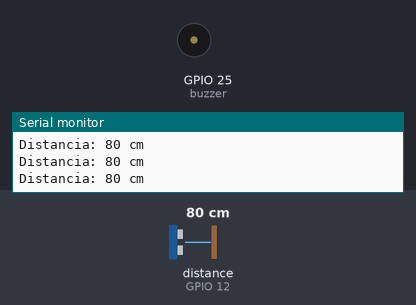
This sketch was run on a simulated ESP32. On the bench: buzzer (waves = sounding), the last lines printed to the serial monitor. Wiring (inferred from the names in the program): ultrasonic range finder: trigger GPIO 13; echo GPIO 12. The inputs (shaded band) are chosen by the test bench; at power-on: distance to the obstacle (sensor on GPIO 12) 80 cm. The echo pulse lasts 58.3 µs per cm; WiFi joins after 1.5 s; servers stay silent unless stated; a WiFi scan finds three made-up networks; uploads are accepted with an empty reply.

Above: at 4.9 s.
5.0 s: distance to the obstacle (sensor on GPIO 12) set to 44 cm
6.5 s: distance to the obstacle (sensor on GPIO 12) set to 36 cm
At 6.78 s:
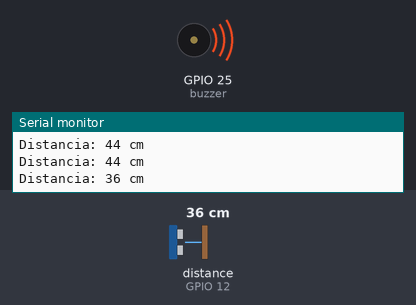
Timing chart, 0 to 15.5 s (numbered marks = the images above; inputs shaded):
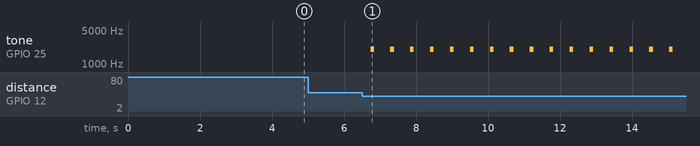

The sketch:

Finally_Proyect_Doc.ino
```cpp
#include <WiFi.h>
#include <WiFiUdp.h>
#include <HTTPClient.h>
#include <ArduinoJson.h>

// Variables para conexión Wi-Fi
const char* ssid = "BocaEfa";
const char* password = "amigo123";

// Dirección IP y puertos UDP
const char* udpAddress = "192.168.255.189";  // IP del PC
// const char* udpAddress = "192.168.58.189";  // IP del Raspberry PI
const int udpPort_Ultrasonic = 4211;  // Puerto para el sensor ultrasónico
const int udpPort_GPS = 4210;  // Puerto para las coordenadas GPS

// Clave de API de Google Maps
const String googleMapsApiKey = "API KEY";  // Reemplaza con tu clave de API

// Pines para el sensor ultrasónico
const int Trigger = 13;  // Pin D13 para Trigger
const int Echo = 12;     // Pin D12 para Echo
const int buzzer = 25;   // Pin del buzzer (usando el pin digital 25)

// Variables para la ubicación GPS
float lat = 0.0; // Latitud
float lng = 0.0; // Longitud
bool ubicacionEnviada = false; // Bandera para verificar si se ha enviado la ubicación
unsigned long previousMillis = 0; // Guardar el tiempo anterior
const long interval = 40000; // Intervalo de 10 segundos para enviar ubicación

// Inicialización de objetos
WiFiUDP udp; // Objeto UDP

// Variables para el ultrasonido
unsigned long previousDistanceMillis = 0; // Temporizador para medición ultrasónica
const long distanceInterval = 500; // Intervalo de 500ms entre mediciones ultrasónicas

void setup() {
  Serial.begin(115200);  // Iniciar comunicación serial
  pinMode(Trigger, OUTPUT);     // Configurar D13 como salida
  pinMode(Echo, INPUT);         // Configurar D12 como entrada
  pinMode(buzzer, OUTPUT);      // Configurar el pin del buzzer como salida

  // Conectar a WiFi
  WiFi.begin(ssid, password);
  while (WiFi.status() != WL_CONNECTED) {
    delay(500);
    Serial.println("Conectando a WiFi...");
  }
  Serial.println("Conectado a WiFi");

  // Obtener la ubicación una sola vez al inicio
  obtenerUbicacion();
}

void loop() {
  // Obtener la ubicación cada 10 segundos sin bloquear el código
  unsigned long currentMillis = millis();
  if (currentMillis - previousMillis >= interval) {
    previousMillis = currentMillis; // Actualizar el tiempo anterior
    if (!ubicacionEnviada) {
      enviarUbicacionPorUDP();
      ubicacionEnviada = true; // Cambiar la bandera a true para evitar el reenvío
      Serial.println("Ubicación enviada.");
    } else {
      // Actualizar la ubicación y enviarla nuevamente
      obtenerUbicacion(); // Actualizar la ubicación
      enviarUbicacionPorUDP(); // Enviar la nueva ubicación
      Serial.println("Nueva ubicación enviada.");
    }
  }

  // Medición del sensor ultrasónico
  if (currentMillis - previousDistanceMillis >= distanceInterval) {
    previousDistanceMillis = currentMillis; // Actualizar el tiempo de la medición
    medirDistancia();
  }

  delay(100); // Dejar algo de tiempo para otras tareas si es necesario
}

void medirDistancia() {
  long t;  // Tiempo que demora en llegar el eco
  long d;  // Distancia en centímetros

  // Generar pulso en Trigger
  digitalWrite(Trigger, HIGH);
  delayMicroseconds(10);        // Pulso de 10 microsegundos
  digitalWrite(Trigger, LOW);

  // Medir duración del pulso recibido en Echo
  t = pulseIn(Echo, HIGH);      // Obtener el ancho del pulso
  d = t / 58;                   // Convertir el tiempo a distancia en cm

  // Mostrar la distancia en el monitor serial
  Serial.print("Distancia: ");
  Serial.print(d);
  Serial.println(" cm");

  // Si la distancia es menor a 40 cm, activar el buzzer
  if (d < 40) {
    int times = max(1, (int)(5 - d / 8)); // Ajuste de frecuencia en función de la distancia
    for (int i = 0; i < times; i++) {
      tone(buzzer, 2000);  // Generar tono a 2000 Hz para mayor intensidad
      delay(100);          // Duración del tono (100 ms)
      noTone(buzzer);      // Detener el tono
      delay(50);           // Esperar menos tiempo entre tonos para sonar más rápido
    }
  } else {
    noTone(buzzer);            // Detener el tono si la distancia es mayor o igual a 40 cm
  }

  // ENVIAR DATOS A UDP (sensor ultrasónico)
  udp.beginPacket(udpAddress, udpPort_Ultrasonic);
  udp.print("Distancia: ");
  udp.println(d);  // Enviar la distancia como texto
  udp.endPacket();
}

void obtenerUbicacion() {
  // Escanear redes Wi-Fi
  Serial.println("Escaneando redes Wi-Fi...");
  int n = WiFi.scanNetworks();
  if (n == 0) {
    Serial.println("No se encontraron redes Wi-Fi.");
    return;
  } else {
    Serial.println("Redes Wi-Fi encontradas:");
    // Crear el JSON para enviar a Google Maps Geolocation API
    String jsonPayload = "{ \"wifiAccessPoints\": [";

    for (int i = 0; i < n; ++i) {
      if (i > 0) {
        jsonPayload += ",";
      }
      jsonPayload += "{";
      jsonPayload += "\"macAddress\": \"" + WiFi.BSSIDstr(i) + "\",";
      jsonPayload += "\"signalStrength\": " + String(WiFi.RSSI(i));
      jsonPayload += "}";
    }

    jsonPayload += "] }";

    // Enviar el JSON a Google Maps Geolocation API
    if (WiFi.status() == WL_CONNECTED) {
      HTTPClient http;
      String url = "https://www.googleapis.com/geolocation/v1/geolocate?key=" + googleMapsApiKey;
      http.begin(url);
      http.addHeader("Content-Type", "application/json");

      int httpResponseCode = http.POST(jsonPayload);
      if (httpResponseCode > 0) {
        String response = http.getString();
        Serial.println("Respuesta de Google Maps API:");
        Serial.println(response);

        // Analizar la respuesta JSON
        StaticJsonDocument<500> doc;
        DeserializationError error = deserializeJson(doc, response);
        if (!error) {
          lat = doc["location"]["lat"];
          lng = doc["location"]["lng"];
          Serial.print("Latitud: ");
          Serial.println(lat, 6);
          Serial.print("Longitud: ");
          Serial.println(lng, 6);
        } else {
          Serial.print("Error al analizar JSON: ");
          Serial.println(error.c_str());
        }
      } else {
        Serial.print("Error en la solicitud HTTP: ");
        Serial.println(httpResponseCode);
      }

      http.end();
    }
  }
}

void enviarUbicacionPorUDP() {
  // Enviar la ubicación por UDP
  udp.beginPacket(udpAddress, udpPort_GPS);
  udp.print("Latitud: ");
  udp.println(lat, 6);
  udp.print("Longitud: ");
  udp.println(lng, 6);
  udp.endPacket();
}
```

Measured:
- the behaviour switches between 40 and 39 cm on distance to the obstacle (sensor on GPIO 12) (found by bisection; images 0 and 1)
- after the input at 6.5 s, tone on GPIO 25 (buzzer): alternates 2000 Hz for 0.10 s and silent for 0.45 s, starting after 0.24 s
